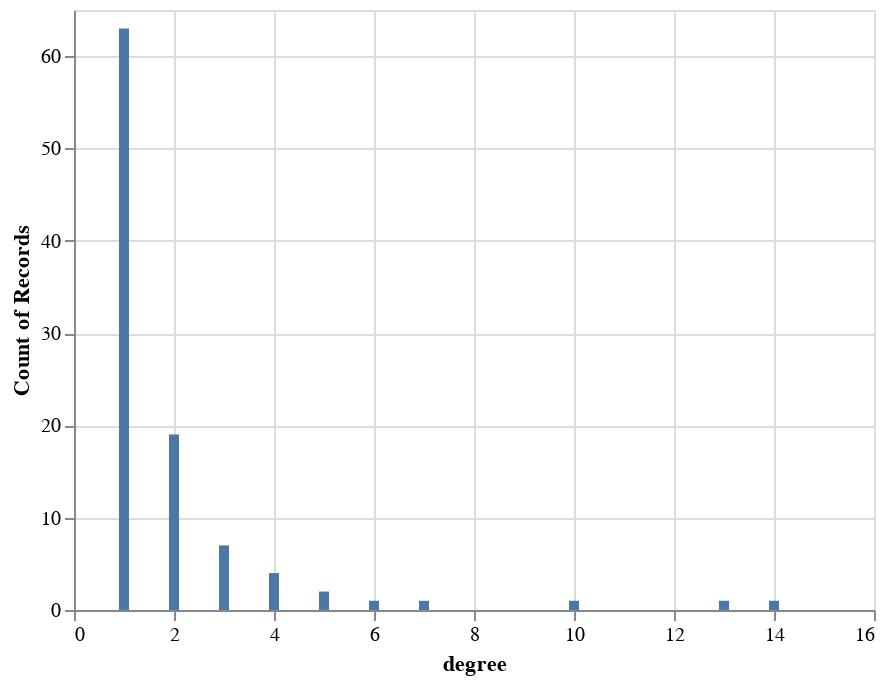

Notebook code cell kept with this figure:
### Code cell
# Module pandas und altair importieren
import pandas as pd
import altair as alt

# pandas dataframe aus dem degree dictionary erstellen
deg_frame = pd.DataFrame(bag.degree(), columns=['node', 'degree'])

# einfaches Histogramm plotten
alt.Chart(deg_frame).mark_bar().encode(
    alt.X("degree:Q"),
    y='count()',
)

### Figure 1 — Vega-Lite specification as saved in the notebook (floating-point values rounded to 4 significant figures)
{"config": {"view": {"continuousWidth": 400, "continuousHeight": 300}}, "data": {"name": "data-3c52bb931fc289fd9b108f0c85ed93c1"}, "mark": "bar", "encoding": {"x": {"type": "quantitative", "field": "degree"}, "y": {"type": "quantitative", "aggregate": "count"}}, "$schema": "https://vega.github.io/schema/vega-lite/v4.8.1.json", "datasets": {"data-3c52bb931fc289fd9b108f0c85ed93c1": [{"node": 0, "degree": 7}, {"node": 1, "degree": 13}, {"node": 2, "degree": 5}, {"node": 3, "degree": 4}, {"node": 4, "degree": 5}, {"node": 5, "degree": 10}, {"node": 6, "degree": 2}, {"node": 7, "degree": 3}, {"node": 8, "degree": 2}, {"node": 9, "degree": 4}, {"node": 10, "degree": 14}, {"node": 11, "degree": 3}, {"node": 12, "degree": 2}, {"node": 13, "degree": 1}, {"node": 14, "degree": 1}, {"node": 15, "degree": 2}, {"node": 16, "degree": 2}, {"node": 17, "degree": 1}, {"node": 18, "degree": 3}, {"node": 19, "degree": 1}, {"node": 20, "degree": 2}, {"node": 21, "degree": 2}, {"node": 22, "degree": 4}, {"node": 23, "degree": 3}, {"node": 24, "degree": 1}, {"node": 25, "degree": 4}, {"node": 26, "degree": 2}, {"node": 27, "degree": 1}, {"node": 28, "degree": 3}, {"node": 29, "degree": 1}, {"node": 30, "degree": 1}, {"node": 31, "degree": 2}, {"node": 32, "degree": 1}, {"node": 33, "degree": 1}, {"node": 34, "degree": 1}, {"node": 35, "degree": 3}, {"node": 36, "degree": 1}, {"node": 37, "degree": 1}, {"node": 38, "degree": 3}, {"node": 39, "degree": 1}, {"node": 40, "degree": 1}, {"node": 41, "degree": 2}, {"node": 42, "degree": 1}, {"node": 43, "degree": 6}, {"node": 44, "degree": 1}, {"node": 45, "degree": 1}, {"node": 46, "degree": 2}, {"node": 47, "degree": 1}, {"node": 48, "degree": 1}, {"node": 49, "degree": 1}, {"node": 50, "degree": 1}, {"node": 51, "degree": 1}, {"node": 52, "degree": 2}, {"node": 53, "degree": 1}, {"node": 54, "degree": 1}, {"node": 55, "degree": 2}, {"node": 56, "degree": 1}, {"node": 57, "degree": 1}, {"node": 58, "degree": 1}, {"node": 59, "degree": 1}, {"node": 60, "degree": 1}, {"node": 61, "degree": 2}, {"node": 62, "degree": 1}, {"node": 63, "degree": 1}, {"node": 64, "degree": 2}, {"node": 65, "degree": 2}, {"node": 66, "degree": 1}, {"node": 67, "degree": 1}, {"node": 68, "degree": 1}, {"node": 69, "degree": 2}, {"node": 70, "degree": 1}, {"node": 71, "degree": 1}, {"node": 72, "degree": 1}, {"node": 73, "degree": 1}, {"node": 74, "degree": 1}, {"node": 75, "degree": 2}, {"node": 76, "degree": 1}, {"node": 77, "degree": 1}, {"node": 78, "degree": 1}, {"node": 79, "degree": 2}, {"node": 80, "degree": 1}, {"node": 81, "degree": 1}, {"node": 82, "degree": 1}, {"node": 83, "degree": 1}, {"node": 84, "degree": 1}, {"node": 85, "degree": 1}, {"node": 86, "degree": 1}, {"node": 87, "degree": 1}, {"node": 88, "degree": 1}, {"node": 89, "degree": 1}, {"node": 90, "degree": 1}, {"node": 91, "degree": 1}, {"node": 92, "degree": 1}, {"node": 93, "degree": 1}, {"node": 94, "degree": 1}, {"node": 95, "degree": 1}, {"node": 96, "degree": 1}, {"node": 97, "degree": 1}, {"node": 98, "degree": 1}, {"node": 99, "degree": 1}]}}
